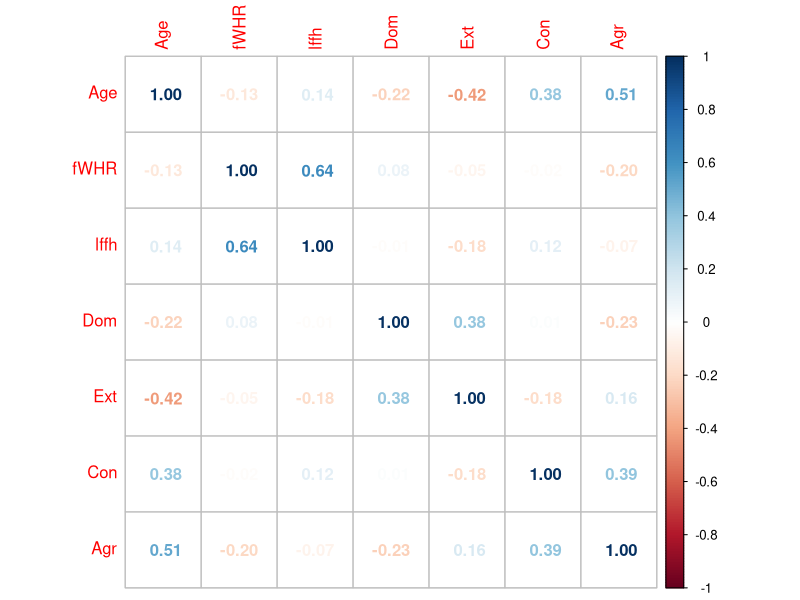
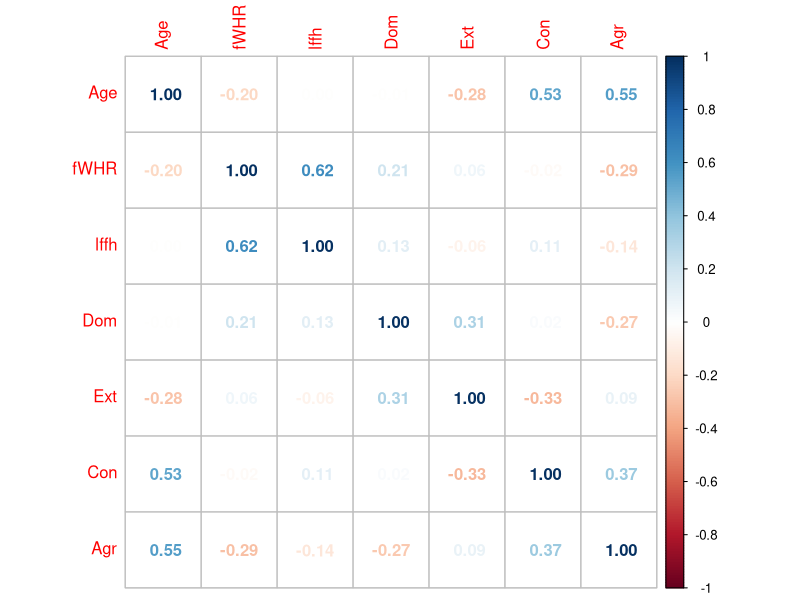
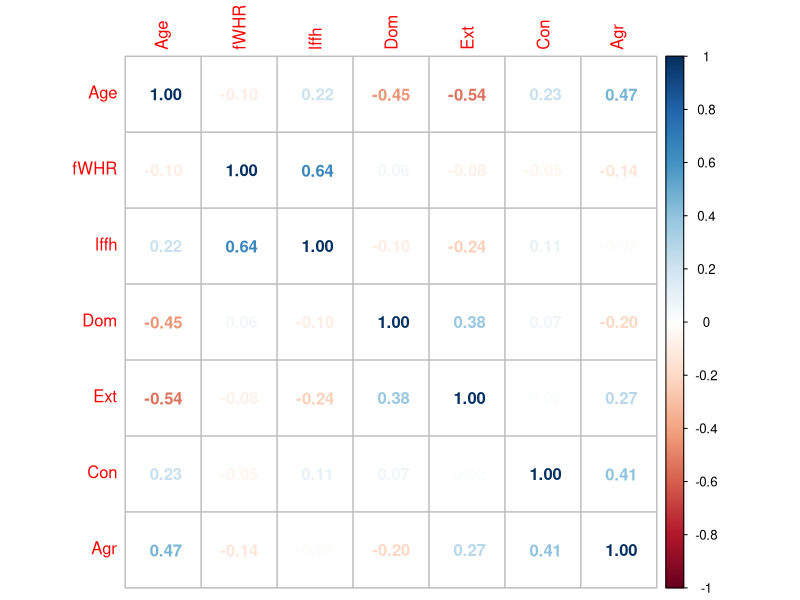

Recreate these plots in R, in order.
### Models of Chimpanzee facial characteristics, age, sex, and personality

library(lme4)
library(car)
library(corrplot)
library(plyr)

s <- function(x) {scale(x)}



### loading in composite sheet

chFP = read.csv('chimpFacesPersDemos.csv')
chFP = chFP[,-1]


### zero-order correlation peek

colnames(chFP)
corrplot(cor(chFP[,c(8,12,13,14,15,16,17),],use="pairwise.complete.obs")
  ,  method = 'number')

corrplot(cor(chFP[chFP$Sex==0,c(8,12,13,14,15,16,17),],use="pairwise.complete.obs"),  method = 'number')
corrplot(cor(chFP[chFP$Sex==1,c(8,12,13,14,15,16,17),],use="pairwise.complete.obs"),  method = 'number')
# These are useful for interpretation later - note pattern of correlations among D, N, & C



### Mixed Effect Models

## Collapse subspecies random effects
levels(chFP$Subspecies)
chFP$Subspecies[chFP$Subspecies=='hybrid'] = 'unknown'

#chFP$Subspecies[chFP$Subspecies=='unknown'] = NA # DO NOT RUN



## Base: just subspecies random effects

m0 <- lmer(fWHR ~ 1 +
             (1 | location) + (1 | Subspecies) + (1 | ID:Subspecies)
           ,data=chFP
           #,data = chFP[chFP$Age>7,]
           )
summary(m0)
confint(m0,method='profile')

ranef(m0)



# basic age,sex index:
indx = (chFP$Sex==0 & chFP$Age>7) | (chFP$Sex==1 & chFP$Age>9) | (chFP$ID == 'Gage')
indx[is.na(indx)] = TRUE



## Age and Age squared, cubed

m1 <- lmer(fWHR ~ s(Age) + s(I(Age^2)) + s(I(Age^3)) +
             (1 | location) + (1 | Subspecies) + (1 | ID:Subspecies)
           #,data = chFP
           ,data = chFP[indx,]
           )
summary(m1)
confint(m1, method='profile')

# No age effects. Could it be due to oversampling of older individuals? Does it matter?

# Main question - to include any age variables in later models?
# Hard to justify including Age but not the others, if we include any at all.



m2 <- lmer(fWHR ~ Age*Sex +
             (1 | location) + (1 | Subspecies) + (1 | ID:Subspecies)
           #,data = chFP
           ,data = chFP[indx,]
           )
summary(m2)
confint(m2, method='profile')

# Again, nothing. Yet more difficult to keep including these.



### Personality

mp1 <- lmer(fWHR ~ Dom_CZ + Ext_CZ + Con_CZ + Agr_CZ + Neu_CZ + Opn_CZ +
              (1 | location) + (1 | Subspecies) + (1 | ID:Subspecies)
            #,data = chFP
            ,data = chFP[indx,]
            )
summary(mp1)
confint(mp1, method='profile')

# Nothing across the whole sample,
# but given what we know about T and sex diffs ala LeFevre et al. 2013, EaHB...



## Split by sex

mp2.f <- lmer(fWHR ~ Dom_CZ + Ext_CZ + Con_CZ + Agr_CZ + Neu_CZ + Opn_CZ +
                (1 | location) + (1 | Subspecies) + (1 | ID:Subspecies)
            #,data = chFP[chFP$Sex==0,]
            ,data = chFP[indx&chFP$Sex==0,]
            )

mp2.m <- lmer(fWHR ~ Dom_CZ + Ext_CZ + Con_CZ + Agr_CZ + Neu_CZ + Opn_CZ +
                (1 | location) + (1 | ID:Subspecies) + (1 | Subspecies)
              #,data = chFP[chFP$Sex==1,]
              ,data = chFP[indx&chFP$Sex==1,]
            )


summary(mp2.f)
summary(mp2.m)

confint(mp2.f, method='profile')
confint(mp2.m, method='profile')

# Dominance associates in females
# Neuroticism associates (negatively) in males



## Dividing by (major) subspecies

count(chFP$Subspecies)


mp3.t = lmer(fWHR ~ Dom_CZ + Ext_CZ + Con_CZ + Agr_CZ + Neu_CZ + Opn_CZ +
               (1 | location) + (1 | ID)
             #,data = chFP[chFP$Subspecies=='troglodytes',]
             ,data = chFP[indx&chFP$Subspecies=='troglodytes',]
             )
        

mp3.v = lmer(fWHR ~ Dom_CZ + Ext_CZ + Con_CZ + Agr_CZ + Neu_CZ + Opn_CZ +
               (1 | location) + (1 | ID)
             #,data = chFP[chFP$Subspecies=='verus',]
             ,data = chFP[indx&chFP$Subspecies=='verus',]
             )

# # Worth doing for unknowns?
# mp3.u = lmer(fWHR ~ Dom_CZ + Ext_CZ + Con_CZ + Agr_CZ + Neu_CZ + Opn_CZ +
#                (1 | location) + (1 | ID)
#              ,data = chFP[is.na(chFP$Subspecies),])
# summary(mp3.u) # Nothing.

summary(mp3.t) # Nothing for troglodytes.
summary(mp3.v)

confint(mp3.t, method='Wald')
confint(mp3.v, method='profile')

# In Verus, low C and low N (which are neg corr'd) are both neg associated with fWHR



## Verus is the only subspecies with reasonable sample size

mp4.f = lmer(fWHR ~ Dom_CZ + Ext_CZ + Con_CZ + Agr_CZ + Neu_CZ + Opn_CZ +
               (1 | location) + (1 | ID)
             ,data = chFP[indx&(chFP$Subspecies=='verus'&chFP$Sex==0),]
             )

mp4.m = lmer(fWHR ~ Dom_CZ + Ext_CZ + Con_CZ + Agr_CZ + Neu_CZ + Opn_CZ +
               (1 | location) + (1 | ID)
             ,data = chFP[indx&(chFP$Subspecies=='verus'&chFP$Sex==1),]
             )

summary(mp4.f)
summary(mp4.m)

confint(mp4.f, method='profile')
confint(mp4.m, method='profile')

# VERUS
# The + assoc /w D in females is not very strong, it actually appears to be greater and - in males;
# - assoc /w N being more driven by males
# - assoc /w C stronger in females, needs both to reach significance.



# TROGLODYTES
# Nothing there, sample is too small.

# mp5.f = lmer(fWHR ~ Dom_CZ + Ext_CZ + Con_CZ + Agr_CZ + Neu_CZ + Opn_CZ +
#                (1 | location) + (1 | ID)
#              ,data = chFP[indx&(chFP$Subspecies=='troglodytes'&chFP$Sex==0),]
# )
# 
# mp5.m = lmer(fWHR ~ Dom_CZ + Ext_CZ + Con_CZ + Agr_CZ + Neu_CZ + Opn_CZ +
#                (1 | ID)
#              ,data = chFP[indx&(chFP$Subspecies=='troglodytes'&chFP$Sex==1),]
# )
# 
# summary(mp5.f)
# summary(mp5.m)


